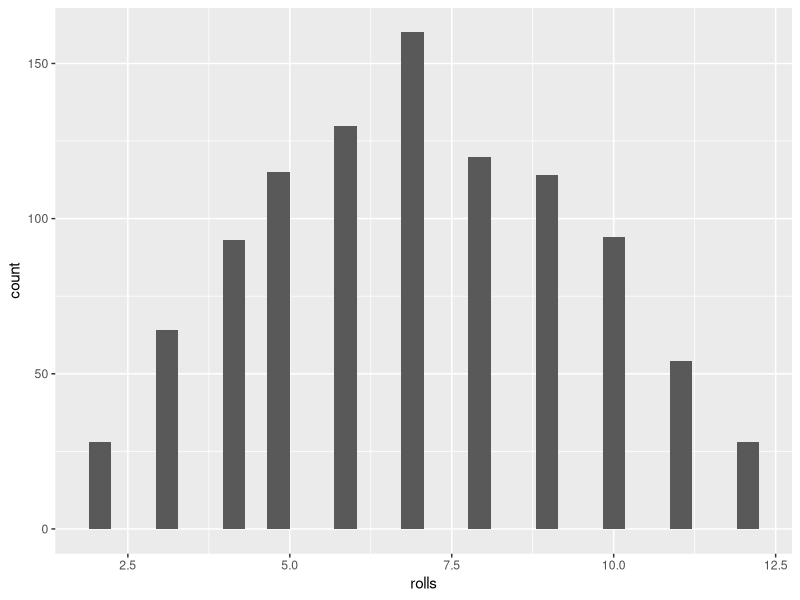

Recreate this plot in R.
## ---- chunk 1
knitr::opts_chunk$set(echo = FALSE)

library(tidyverse)

## ---- chunk 2

dice <- function() {
  sample(1:6, 1)
  }

## ---- chunk 3

roll_twice <- function() {
  dice() + dice()
  }

## ---- chunk 4

roll_dice_notusing <- function(n = 1){
  dice() + dice()
  
results <- vector(mode = "integer", length = n)

for(i in 1:n){
  results[i] <- dice() + dice()
}
return(results)

}

## ---- chunk 5

roll_dice <- function(n = 1){
  
map_int(1:n, ~ dice() + dice())
  
}

## ---- chunk 6

data <- tibble(rolls = roll_dice(1000))

ggplot(data, aes(x = rolls)) +
  geom_histogram()

